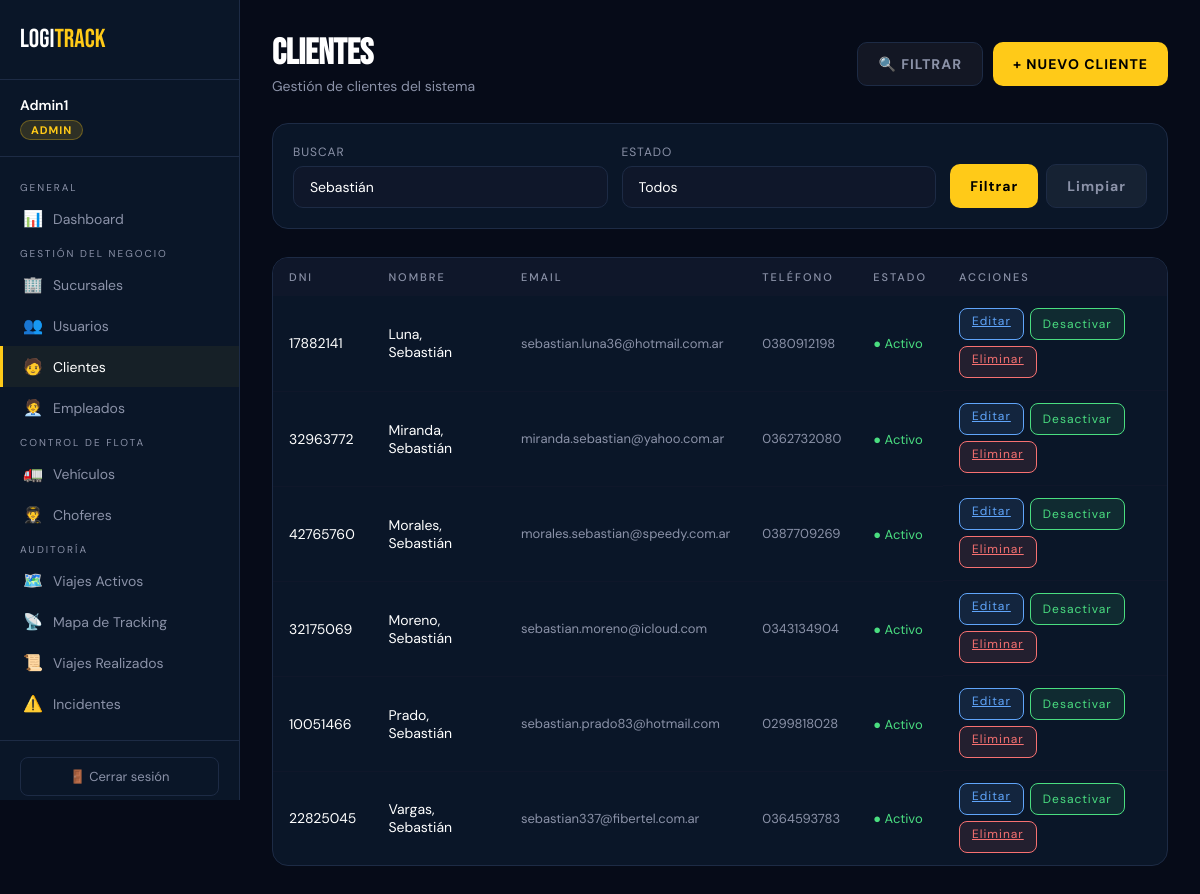
The app's page /logitrack/views/admin/clientes.php?busqueda=Sebastián (signed in) with its own data.
### tables this page shows
CREATE TABLE `cliente` (
  `id_cliente` int(11) DEFAULT NULL,
  `dni` varchar(15) NOT NULL,
  `nombre` varchar(50) NOT NULL,
  `apellido` varchar(50) NOT NULL,
  `telefono` varchar(20) DEFAULT NULL,
  `email` varchar(100) DEFAULT NULL,
  `direccion` varchar(100) DEFAULT NULL,
  `id_localidad` int(11) DEFAULT NULL,
  `activo` tinyint(1) NOT NULL DEFAULT 1
);

### logitrack/views/admin/clientes.php (the view, shortened to what this page needs)
<?php
require_once __DIR__ . '/../../config/db.php';
$f_busqueda = trim($_GET['busqueda'] ?? '');
$where  = [];
$params = [];
if ($f_busqueda !== '') {
    $where[] = '(c.nombre LIKE :busqueda1 OR c.apellido LIKE :busqueda2 OR c.dni LIKE :busqueda3)';
    $b = '%' . $f_busqueda . '%';
    $params[':busqueda1'] = $b;
    $params[':busqueda2'] = $b;
    $params[':busqueda3'] = $b;
}
$sql = "
    SELECT c.id_cliente, c.dni, c.nombre, c.apellido, c.telefono, c.direccion,
           c.email  AS email,
           c.activo AS activo
    FROM   cliente c";
if ($where) {
    $sql .= ' WHERE ' . implode(' AND ', $where);
}
$sql .= ' ORDER BY c.apellido, c.nombre';
$stmt = $pdo->prepare($sql);
$stmt->execute($params);
$clientes = $stmt->fetchAll();
?>
<!DOCTYPE html>
<html lang="es">
<head>
    <link rel="stylesheet" href="/logitrack/public/css/style.css?v=<?= filemtime(__DIR__ . '/../../public/css/style.css') ?>">
</head>
<body>
<div class="layout">
    <?php include __DIR__ . '/../layout/sidebar.php'; ?>
    <main class="main-content">
        <div class="topbar">
            <div>
                <h1 class="page-title">CLIENTES</h1>
                <p class="page-subtitle">Gestión de clientes del sistema</p>
            </div>
            <div style="display:flex;gap:10px;">
                <label for="chk-filtros" class="btn btn-secondary">🔍 Filtrar</label>
                <label for="chk-panel-crear" class="btn btn-primary">
                    + Nuevo Cliente
                </label>
            </div>
        </div>
        <form method="GET" action="/logitrack/views/admin/clientes.php" class="filtros">
            <div class="form-group">
                <label>Buscar</label>
                <input type="text" name="busqueda" placeholder="Nombre, apellido o DNI" value="<?= htmlspecialchars($f_busqueda) ?>">
            </div>
            <div class="form-group">
                <label>Estado</label>
                <select name="estado">
                    <option value="">Todos</option>
                </select>
            </div>
            <div class="filtros-acciones">
                <button type="submit" class="btn btn-primary">Filtrar</button>
                <a href="/logitrack/views/admin/clientes.php" class="btn btn-secondary">Limpiar</a>
            </div>
        </form>
        <div class="tabla-wrapper">
            <table>
                <thead>
                    <tr><th>DNI</th><th>Nombre</th><th>Email</th><th>Teléfono</th><th>Estado</th><th>Acciones</th></tr>
                </thead>
                <tbody>
                <?php foreach ($clientes as $c): ?>
                <tr>
                    <td><?= htmlspecialchars($c['dni']) ?></td>
                    <td><?= htmlspecialchars($c['apellido'] . ', ' . $c['nombre']) ?></td>
                    <td style="font-size:13px;color:var(--gris);"><?= htmlspecialchars($c['email'] ?? '—') ?></td>
                    <td style="font-size:13px;color:var(--gris);"><?= htmlspecialchars($c['telefono'] ?? '—') ?></td>
                    <td>
                        <?php if ($c['activo']): ?>
                            <span style="color:#4ade80;font-size:13px;">● Activo</span>
                        <?php else: ?>
                            <span style="color:#f87171;font-size:13px;">● Inactivo</span>
                        <?php endif; ?>
                    </td>
                    <td style="display:flex;gap:6px;flex-wrap:wrap;">
                        <a href="#edit-cliente-<?= $c['id_cliente'] ?>" class="btn-sm btn-edit">Editar</a>
                        <form method="POST" action="/logitrack/views/admin/clientes.php" style="margin:0;">
                            <button type="submit" class="btn-sm <?= $c['activo'] ? 'btn-toggle-on' : 'btn-toggle-off' ?>">
                                <?= $c['activo'] ? 'Desactivar' : 'Activar' ?>
                            </button>
                        </form>
                        <a href="#del-cliente-<?= $c['id_cliente'] ?>" class="btn-sm btn-delete">Eliminar</a>
                    </td>
                </tr>
                <?php endforeach; ?>
                </tbody>
            </table>
        </div>
    </main>
</div>
</body>
</html>

### logitrack/public/css/style.css (style rules this page uses)
*, *::before, *::after { box-sizing: border-box; margin: 0; padding: 0; }
:root { --amarillo: #FFCA18; --fondo: #060b18; --panel: #0a1628; --input-bg: #0f172a; --borde: #1d2b45; --texto: #ffffff; --gris: #8b92a8; --verde: #4ade80; --rojo: #f87171; --azul: #60a5fa; --violeta: #a78bfa; --sidebar-w: 240px; }
body { background: var(--fondo); color: var(--texto); font-family: 'DM Sans', sans-serif; min-height: 100vh; }
.layout { display: flex; min-height: 100vh; }
.main-content { margin-left: var(--sidebar-w); flex: 1; padding: 32px; min-height: 100vh; }
.topbar { display: flex; justify-content: space-between; align-items: center; margin-bottom: 28px; }
.page-title { font-family: 'Bebas Neue', sans-serif; font-size: 36px; color: var(--texto); }
.page-subtitle { color: var(--gris); font-size: 14px; margin-top: 2px; }
.tabla-wrapper { background: var(--panel); border: 1px solid var(--borde); border-radius: 16px; overflow: hidden; margin-bottom: 24px; }
table { width: 100%; border-collapse: collapse; }
thead { background: var(--input-bg); }
th { padding: 12px 16px; text-align: left; font-size: 11px; letter-spacing: 2px; color: var(--gris); text-transform: uppercase; font-weight: 500; }
td { padding: 12px 16px; font-size: 14px; border-bottom: 1px solid var(--input-bg); }
tr:last-child td { border-bottom: none; }
.form-group { display: flex; flex-direction: column; gap: 6px; }
label { font-size: 12px; color: var(--gris); letter-spacing: 1px; text-transform: uppercase; }
input[type="text"], input[type="email"], input[type="password"], input[type="number"], input[type="date"], input[type="datetime-local"], select, textarea { height: 46px; background: var(--input-bg); border: 1px solid var(--borde); border-radius: 10px; color: var(--texto); padding: 0 16px; font-size: 14px; font-family: 'DM Sans', sans-serif; width: 100%; transition: border-color .2s; }
input::placeholder, textarea::placeholder { color: var(--gris); }
select { appearance: none; cursor: pointer; }
select option { background: var(--input-bg); color: var(--texto); }
.btn { height: 44px; padding: 0 20px; border: none; border-radius: 10px; font-size: 14px; font-weight: bold; letter-spacing: 1px; cursor: pointer; text-decoration: none; display: inline-flex; align-items: center; gap: 8px; transition: opacity .2s; font-family: 'DM Sans', sans-serif; }
.btn-primary { background: var(--amarillo); color: #000; }
.btn-secondary { background: rgba(255,255,255,.05); color: var(--gris); border: 1px solid var(--borde); }
.btn-sm { height: 32px; padding: 0 12px; font-size: 12px; }
.filtros { display: none; flex-wrap: wrap; gap: 14px; align-items: flex-end; background: var(--panel); border: 1px solid var(--borde); border-radius: 16px; padding: 20px; margin-bottom: 28px; }
.filtros .form-group { flex: 1 1 160px; min-width: 140px; gap: 6px; }
.filtros .form-group label { margin: 0; }
.filtros input, .filtros select { height: 42px; }
.filtros-acciones { display: flex; gap: 8px; flex: 0 0 auto; }
.toggle-filtros:checked ~ .filtros { display: flex; }

### logitrack/views/admin/clientes.php (style rules this page uses)
.btn-sm { padding:4px 12px; font-size:12px; border-radius:8px; border:none; cursor:pointer; font-family:inherit; letter-spacing:1px; }
.btn-delete { background:rgba(248,113,113,.1); color:#f87171; border:1px solid #f87171; }
.btn-toggle-on { background:rgba(74,222,128,.1); color:#4ade80; border:1px solid #4ade80; }
.btn-edit { background:rgba(96,165,250,.1); color:#60a5fa; border:1px solid #60a5fa; }

### records on screen
cliente: dni "17882141", apellido+nombre "Luna, Sebastián", email "sebastian.luna36@hotmail.com.ar", telefono "0380912198", activo "● Activo"
cliente: dni "32963772", apellido+nombre "Miranda, Sebastián", email "miranda.sebastian@yahoo.com.ar", telefono "0362732080", activo "● Activo"
cliente: dni "42765760", apellido+nombre "Morales, Sebastián", email "morales.sebastian@speedy.com.ar", telefono "0387709269", activo "● Activo"
cliente: dni "32175069", apellido+nombre "Moreno, Sebastián", email "sebastian.moreno@icloud.com", telefono "0343134904", activo "● Activo"
cliente: dni "10051466", apellido+nombre "Prado, Sebastián", email "sebastian.prado83@hotmail.com", telefono "0299818028", activo "● Activo"
cliente: dni "22825045", apellido+nombre "Vargas, Sebastián", email "sebastian337@fibertel.com.ar", telefono "0364593783", activo "● Activo"

### other values on screen
$nombre "Admin1"
$rol "ADMIN"
